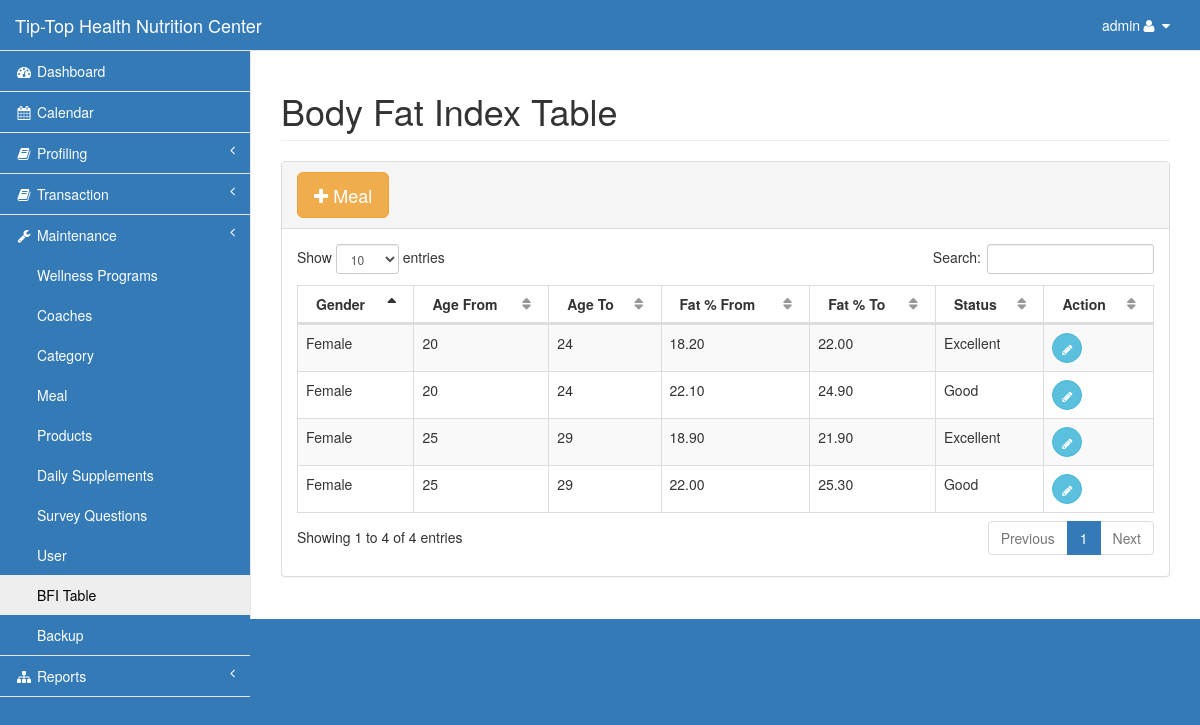
Page /admin/bfi.php (signed in) on the committed database.
### tables this page shows
CREATE TABLE `bfi` (
  `bfi_id` int(11) NOT NULL,
  `age_start` int(11) NOT NULL,
  `age_end` int(11) NOT NULL,
  `gender` varchar(11) NOT NULL,
  `fat_start` decimal(5,2) NOT NULL,
  `fat_end` decimal(5,2) NOT NULL,
  `bfi_status` varchar(10) NOT NULL
);

### admin/bfi.php (the view, shortened to what this page needs)
<?php include('session.php');?>
<!DOCTYPE html>
<html lang="en">
<head>
    <?php include('css.php');?>
</head>
<body>
    <div id="wrapper">
        <?php include('nav.php');?>
        <div id="page-wrapper">
            <div class="row">
                <div class="col-lg-12">
                    <h1 class="page-header">Body Fat Index Table</h1>
                </div>
            </div>
            <div class="row">
                <div class="col-lg-12">
                    <div class="panel panel-default">
                        <div class="panel-heading">
                            <button type="button" class="btn btn-warning btn-lg" data-toggle="modal" data-target="#myModal"><i class="fa fa-plus"></i> Meal </button>
                        </div>
                        <div class="panel-body">
                            <table width="100%" class="table table-striped table-bordered table-hover" id="dataTables-example">
                                <thead>
                                    <tr>
                                        <th>Gender</th>
                                        <th>Age From</th>
                                        <th>Age To</th>
                                        <th>Fat % From</th>
                                        <th>Fat % To</th>
                                        <th>Status</th>
                                        <th>Action</th>
                                    </tr>
                                </thead>
                                <tbody>
<?php
        $query=mysqli_query($con,"select * from bfi")or die(mysqli_error($con));
            $i=1;
          while ($row=mysqli_fetch_array($query)){
            $id=$row['bfi_id'];
?>
                                    <tr class="odd gradeX">
                                        <td class="center"><?php echo $row['gender'];?></td>
                                        <td><?php echo $row['age_start'];?></td>
                                        <td><?php echo $row['age_end'];?></td>
                                        <td><?php echo $row['fat_start'];?></td>
                                        <td><?php echo $row['fat_end'];?></td>
                                        <td><?php echo $row['bfi_status'];?></td>
                                        <td>
                                            <a href="" class="btn btn-info btn-circle" data-toggle="modal" data-target="#edit<?php echo $id;?>"><i class="fa fa-pencil"></i></a>
                                        </td>
                                    </tr>
<?php $i++;}?>
                                </tbody>
                            </table>
                    </div>
                </div>
            </div>
        </div>
    </div>
</body>
</html>

### admin/css.php (style rules this page uses)
.navbar-default, body { background-color: #337ab7!important; }

### rows in the picture
bfi: gender "Female", age_start "20", age_end "24", fat_start "18.20", fat_end "22.00", bfi_status "Excellent"
bfi: gender "Female", age_start "20", age_end "24", fat_start "22.10", fat_end "24.90", bfi_status "Good"
bfi: gender "Female", age_start "25", age_end "29", fat_start "18.90", fat_end "21.90", bfi_status "Excellent"
bfi: gender "Female", age_start "25", age_end "29", fat_start "22.00", fat_end "25.30", bfi_status "Good"

### other values in the picture
$_SESSION['type'] "admin"
